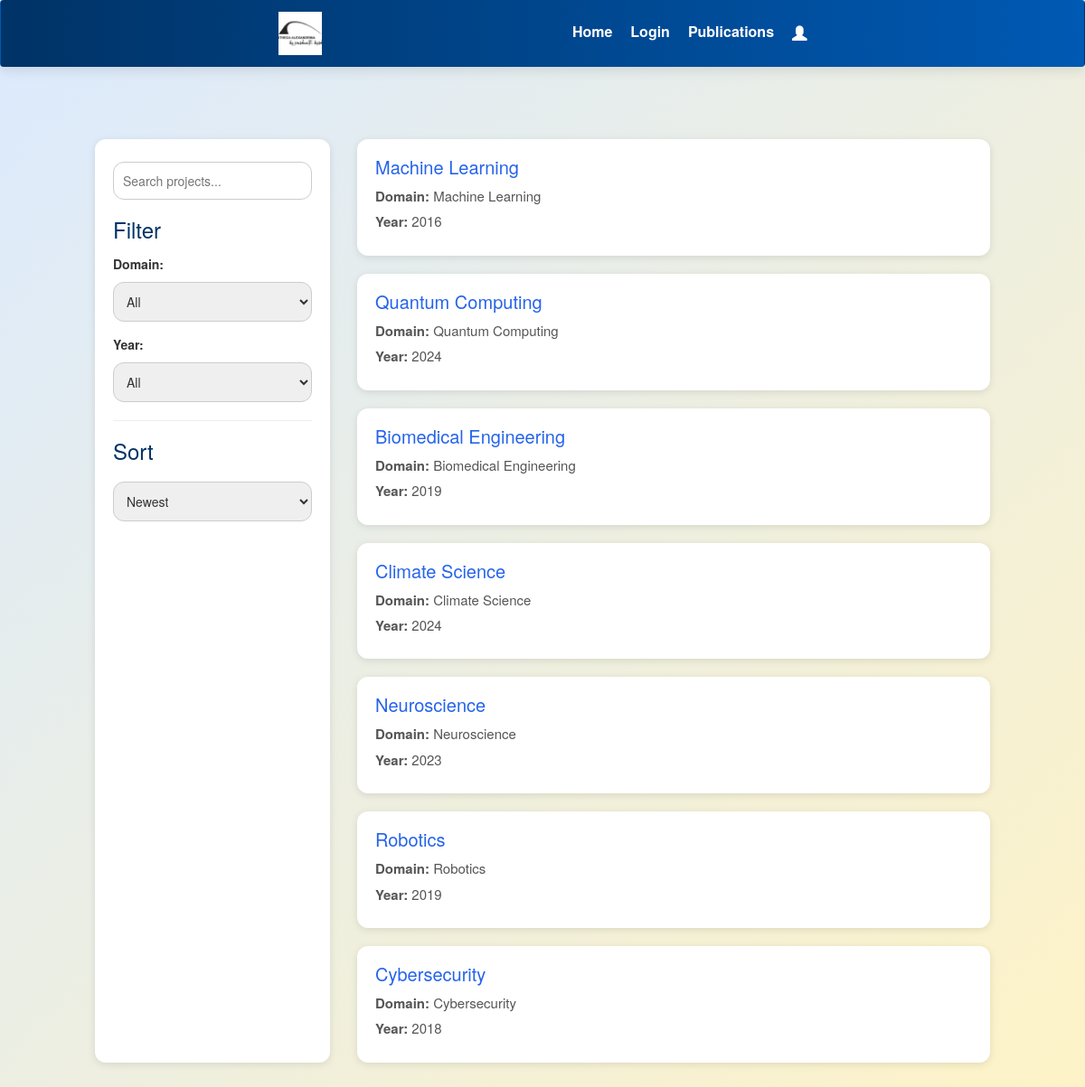
The page / on the database its author committed.
### projects/models.py (models this page shows, shortened)
class Project(models.Model):
    title = models.CharField(max_length=200)
    created= models.DateField()
    team  = models.CharField(max_length=300)
    abstract = models.TextField(default="No abstract yet")
    duration = models.CharField(max_length=100)
    domain = models.CharField(max_length=100)
    scientific_case = models.TextField()

### projects/views.py (the view)
# urls.py: path('', views.projects_list, name='projects_page'),
def projects_list(request):
    projects = Project.objects.all()
    search_query = request.GET.get('search', '')
    domain = request.GET.get('domain', '')
    year = request.GET.get('year', '')
    sort = request.GET.get('sort', '')
    if search_query:
        projects = projects.filter(title__istartswith=search_query)
    if domain:
        projects = projects.filter(domain=domain)
    if year:
        projects = projects.filter(created__year=year)
    if sort == 'newest':
        projects = projects.order_by('-created')
    elif sort == 'oldest':
        projects = projects.order_by('created')
    domains = Project.objects.values_list('domain', flat=True).distinct()
    years = Project.objects.annotate(year=ExtractYear('created')).values_list('year', flat=True).distinct().order_by('-year')
    context = {
        'projects': projects,
        'search_query': search_query,
        'selected_domain': domain,
        'selected_year': year,
        'selected_sort': sort,
        'domains': domains,
        'years': years,
    }
    return render(request, 'projects/projects_page.html', context)

### projects/templates/projects/projects_page.html (shortened to what this page needs)
{% extends "base.html" %}
{% block content %}
<div class="container">
  <aside class="sidebar">
    <form method="get" id="searchForm">
      <input type="text" name="search" id="searchInput" class="search-input"
             placeholder="Search projects..." value="{{ search_query }}"
             oninput="document.getElementById('searchForm').submit();">
      <h3>Filter</h3>
      <label for="domain">Domain:</label>
      <select name="domain" id="domain" onchange="this.form.submit()">
        <option value="">All</option>
      </select>
      <label for="year">Year:</label>
      <select name="year" id="year" onchange="this.form.submit()">
        <option value="">All</option>
      </select>
      <hr>
      <h3>Sort</h3>
      <select name="sort" onchange="this.form.submit()">
        <option value="newest" {% if selected_sort == "newest" %}selected{% endif %}>Newest</option>
      </select>
    </form>
  </aside>
  <main class="project-list">
    {% if projects %}
      {% for project in projects %}
        <div class="project-box">
          <h3>
            <a href="{% url 'project_detail' pk=project.pk %}" class="font-bold text-purple-800 hover:underline">
              {{ project.title }}
            </a>
          </h3>
          <p><strong>Domain:</strong> {{ project.domain }}</p>
          <p><strong>Year:</strong> {{ project.created.year }}</p>
        </div>
      {% endfor %}
    {% else %}
      <p>No matching projects found.</p>
    {% endif %}
  </main>
</div>
{% endblock %}

### projects/templates/base.html (shortened to what this page needs)
{% load static %}
<!DOCTYPE html>
<html lang="en">
<head>
  <link rel="stylesheet" href="{% static 'css/styles.css' %}">
<link rel="stylesheet" href="https://maxcdn.bootstrapcdn.com/bootstrap/3.3.7/css/bootstrap.min.css">
</head>
<body>
<nav class="navbar">
  <div class="logo">
    <img src="{% static 'images/BA.jpeg' %}" alt="BA Logo">
  </div>
  <ul class="nav-links">
     <li><a href="{% url 'projects_page' %}">Home</a></li>
     <li><a href="{% url 'login' %}">Login</a></li>
     <li><a href="{% url 'publication_list' %}">Publications</a></li>
     {% if user.is_superuser %}
       <li><a class="glyphicon glyphicon-user" href="{% url 'administrator_dashboard' %}"></a></li>
     {% else %}
       <li><a class="glyphicon glyphicon-user" href="{% url 'user_dashboard' %}"></a></li>
     {% endif %}
  </ul>
</nav>
  <div class="container">
    {% block content %}
    {% endblock %}
  </div>
</body>
</html>

### projects/static/css/styles.css (style rules this page uses)
:root { --primary: #2563eb; --primary-dark: #1d4ed8; --primary-hover: #1e40af; --secondary: #003366; --secondary-light: #0059b3; --accent: #ffd166; --bg-gradient: linear-gradient(135deg, #dbeafe, #fef3c7); --text-color: #2c3e50; --radius: 12px; --shadow-sm: 0 2px 8px rgba(0, 0, 0, 0.1); --shadow-md: 0 4px 14px rgba(0, 0, 0, 0.1); --shadow-lg: 0 8px 30px rgba(0, 0, 0, 0.08); }
*, *::before, *::after { box-sizing: border-box; }
html, body { margin: 0; padding: 0; height: 100%; font-family: 'Segoe UI', sans-serif; color: var(--text-color); background: var(--bg-gradient); }
.navbar { display: flex; justify-content: space-between; align-items: center; padding: 12px 30px; background: linear-gradient(90deg, var(--secondary), var(--secondary-light)); color: white; position: sticky; top: 0; z-index: 1000; box-shadow: var(--shadow-md); }
.logo img { height: 48px; cursor: pointer; transition: transform 0.3s ease; }
.nav-links { list-style: none; display: flex; gap: 20px; margin: 0; padding: 0; }
.nav-links li a { color: white; text-decoration: none; font-weight: 600; font-size: 16px; position: relative; padding: 5px 0; transition: color 0.3s ease; }
.nav-links li a::after { content: ""; position: absolute; left: 0; bottom: -3px; width: 0%; height: 3px; background: var(--accent); border-radius: 2px; transition: width 0.3s ease; }
.container { flex: 1; display: flex; max-width: 1200px; margin: 40px auto; gap: 30px; padding: 0 20px; animation: fadeInUp 0.8s ease; }
.sidebar { width: 260px; background-color: #fff; padding: 20px; border-radius: var(--radius); box-shadow: var(--shadow-sm); transition: transform 0.2s ease; }
.sidebar h3 { margin-bottom: 15px; color: var(--secondary); }
.sidebar label { font-size: 14px; margin-top: 15px; display: block; }
.sidebar select, .sidebar input[type="text"] { width: 100%; padding: 10px; margin-top: 5px; border: 1px solid #ccc; border-radius: var(--radius); font-size: 14px; transition: border-color 0.3s, box-shadow 0.3s; }
.project-list { flex-grow: 1; display: flex; flex-direction: column; gap: 20px; }
.project-box { background: #fff; border-radius: var(--radius); padding: 20px; box-shadow: var(--shadow-sm); transition: transform 0.2s ease, box-shadow 0.2s ease; }
.project-box h3 { margin-top: 0; margin-bottom: 10px; font-size: 20px; }
.project-box h3 a { text-decoration: none; color: var(--primary); transition: color 0.2s ease; }
.project-box p { margin: 6px 0; color: #555; font-size: 15px; }

### rows shown on the page
Project: title "Machine Learning", domain "Machine Learning", created.year "2016"
Project: title "Quantum Computing", domain "Quantum Computing", created.year "2024"
Project: title "Biomedical Engineering", domain "Biomedical Engineering", created.year "2019"
Project: title "Climate Science", domain "Climate Science", created.year "2024"
Project: title "Neuroscience", domain "Neuroscience", created.year "2023"
Project: title "Robotics", domain "Robotics", created.year "2019"
Project: title "Cybersecurity", domain "Cybersecurity", created.year "2018"
